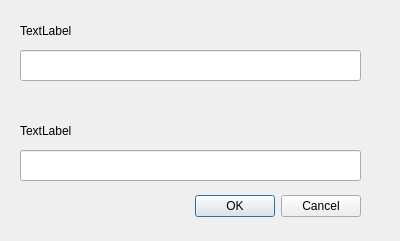
<?xml version="1.0" encoding="UTF-8"?>
<ui version="4.0">
 <class>DoubleInput</class>
 <widget class="QDialog" name="DoubleInput">
  <property name="geometry">
   <rect>
    <x>0</x>
    <y>0</y>
    <width>400</width>
    <height>241</height>
   </rect>
  </property>
  <property name="windowTitle">
   <string>Dialog</string>
  </property>
  <widget class="QDialogButtonBox" name="buttonBox">
   <property name="geometry">
    <rect>
     <x>20</x>
     <y>190</y>
     <width>341</width>
     <height>32</height>
    </rect>
   </property>
   <property name="orientation">
    <enum>Qt::Horizontal</enum>
   </property>
   <property name="standardButtons">
    <set>QDialogButtonBox::Cancel|QDialogButtonBox::Ok</set>
   </property>
  </widget>
  <widget class="QLineEdit" name="lineEdit">
   <property name="geometry">
    <rect>
     <x>20</x>
     <y>50</y>
     <width>341</width>
     <height>31</height>
    </rect>
   </property>
  </widget>
  <widget class="QLabel" name="label">
   <property name="geometry">
    <rect>
     <x>20</x>
     <y>20</y>
     <width>341</width>
     <height>21</height>
    </rect>
   </property>
   <property name="text">
    <string>TextLabel</string>
   </property>
  </widget>
  <widget class="QLabel" name="label_2">
   <property name="geometry">
    <rect>
     <x>20</x>
     <y>120</y>
     <width>341</width>
     <height>21</height>
    </rect>
   </property>
   <property name="sizePolicy">
    <sizepolicy hsizetype="Preferred" vsizetype="Preferred">
     <horstretch>0</horstretch>
     <verstretch>0</verstretch>
    </sizepolicy>
   </property>
   <property name="text">
    <string>TextLabel</string>
   </property>
  </widget>
  <widget class="QLineEdit" name="lineEdit_2">
   <property name="geometry">
    <rect>
     <x>20</x>
     <y>150</y>
     <width>341</width>
     <height>31</height>
    </rect>
   </property>
  </widget>
 </widget>
 <resources/>
 <connections>
  <connection>
   <sender>buttonBox</sender>
   <signal>accepted()</signal>
   <receiver>DoubleInput</receiver>
   <slot>accept()</slot>
   <hints>
    <hint type="sourcelabel">
     <x>248</x>
     <y>254</y>
    </hint>
    <hint type="destinationlabel">
     <x>157</x>
     <y>274</y>
    </hint>
   </hints>
  </connection>
  <connection>
   <sender>buttonBox</sender>
   <signal>rejected()</signal>
   <receiver>DoubleInput</receiver>
   <slot>reject()</slot>
   <hints>
    <hint type="sourcelabel">
     <x>316</x>
     <y>260</y>
    </hint>
    <hint type="destinationlabel">
     <x>286</x>
     <y>274</y>
    </hint>
   </hints>
  </connection>
 </connections>
</ui>
